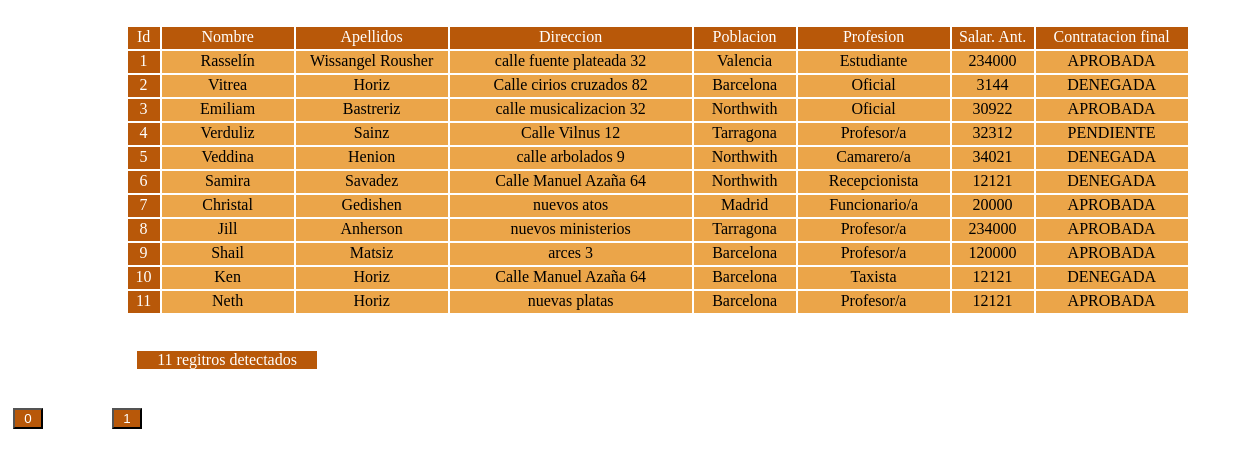
The page /006_Paginacion/indexCRUD.php on the database its author committed.
### tables this page shows
CREATE TABLE `contactos_empresa` (
  `ID` int(3) NOT NULL,
  `NOMBRE` varchar(30) DEFAULT NULL,
  `APELLIDOS` varchar(50) DEFAULT NULL,
  `DIRECCION` varchar(50) DEFAULT NULL,
  `POBLACION` varchar(20) DEFAULT NULL,
  `PROFESION` varchar(30) DEFAULT NULL,
  `SALAR_ANT` int(6) DEFAULT NULL,
  `CONTRATACION` varchar(20) NOT NULL
);

### 005_Login/conexionPHP.php (called while the page is built, shortened)
<?php
class ConexionPHP
{
    private static $BD_tablaEmpleados="contactos_empresa";
    public static function getBD_TablaEmpleados()
    {
        return self::$BD_tablaEmpleados;
    }
}

### 006_Paginacion/indexCRUD.php (the view, shortened to what this page needs)
<!DOCTYPE html>
<html lang="en">
<head>
    <link rel="stylesheet" href="../006_Paginacion/estilosIndex.css">
</head>
<body>
    <?php
    include "../005_Login/conexionPHP.php";
    $base= ConexionPHP::getConexionEmpleados();
    $BD_tabla=ConexionPHP::getBD_TablaEmpleados();
    $tamPagina=15;
    if(isset($_GET["cargaPagina"]))
        {
            $paginaInicial=($_GET["cargaPagina"])* $tamPagina;
            $_GET["enviar"]=true;
        }
    else
        {
            $paginaInicial=0;
        }
    $conexion=$base->query("SELECT * FROM $BD_tabla LIMIT  $paginaInicial,$tamPagina");
    $registro=$conexion->fetchAll(PDO::FETCH_OBJ);
    $filasSQL=$base->query("SELECT * FROM $BD_tabla")->rowCount();
    ?>
        <table id="tablaPaginacion">
            <tr class="cabecera">
                <td class="cajaT">Id</td>
                <td class="cajaT">Nombre</td>
                <td class="cajaT">Apellidos</td>
                <td class="cajaT">Direccion</td>
                <td class="cajaT">Poblacion</td>
                <td class="cajaT">Profesion</td>
                <td class="cajaT">Salar. Ant.</td>
                <td class="cajaT">Contratacion final</td>
            </tr>
            <?php
                foreach($registro as $persona):
            ?>
            <tr class="cabecera">
                <td class="cajaID"><?php echo($persona->ID);?></td>
                <td class="caja"><?php echo($persona->NOMBRE);?></td>
                <td class="caja"><?php echo($persona->APELLIDOS);?></td>
                <td class="caja"><?php echo($persona->DIRECCION);?></td>
                <td class="caja"><?php echo($persona->POBLACION);?></td>
                <td class="caja"><?php echo($persona->PROFESION);?></td>
                <td class="caja"><?php echo($persona->SALAR_ANT);?></td>
                <td class="caja"><?php echo($persona->CONTRATACION);?></td>
            </tr>
            <?php
                endforeach;
            ?>
        </table>
        <?php
                echo "<br><br>";
                $filasSQLBoton=$filasSQL/$tamPagina;
                echo "<div class='mencion'>".$filasSQL." regitros detectados</div>";
                echo"<br><br>";
                echo"<form method='GET'><table style='width:200px;'><tr>";
                for($i=0;$i<(round($filasSQLBoton,0,PHP_ROUND_HALF_UP)+1);$i++)
                {
                    echo"<td><input
                            type='submit' class='accionamientos'
                            name='cargaPagina'
                            value='$i'
                            style='width: 30px;
                                   heigth: 4px;
                                   margin-left: 10px;
                                   color: white;
                                   background-color: rgb(184, 88, 9);
                                   .
                                   text-align: center
                            '></td>";
                }
                echo "</tr></table></form>";
        ?>
</body>
</html>

### 006_Paginacion/estilosIndex.css (style rules this page uses)
* { margin-top: 0px; margin-left: 0px; margin-right: 0px; margin-bottom: 0px; }
#tablaPaginacion { position: relative; margin-top: 25px; margin-left: 10%; width: 1116px; height: 100px; }
.cajaT { background-color: rgb(184, 88, 9); text-align: center; color: rgb(255, 255, 255); float: left; width: 150px; height: 20px; margin-left: 1px; margin-right: 1px; }
.cajaT:nth-child(1) { width: 30px; }
.cajaT:nth-child(2) { width: 130px; }
.cajaT:nth-child(4) { width: 240px; }
.cajaT:nth-child(5) { width: 100px; }
.cajaT:nth-child(7) { width: 80px; }
.caja { float: left; background-color:rgb(235, 165, 73); text-align: center; width: 150px; height: 20px; margin-left: 1px; margin-right: 1px; }
.caja:nth-child(2) { width: 130px; }
.caja:nth-child(4) { width: 240px; }
.caja:nth-child(5) { width: 100px; }
.caja:nth-child(7) { width: 80px; }
.cajaID { float: left; background-color: rgb(184, 88, 9); text-align: center; color: rgb(255, 255, 255); width: 30px; height: 20px; margin-left: 1px; margin-right: 1px; }
.mencion { background-color: rgb(184, 88, 9); width: 180px; margin-left: 11%; text-align: center; margin-bottom: 0px; color: rgb(255, 255, 255); }

### rows shown on the page
contactos_empresa: ID "1", NOMBRE "Rasselín", APELLIDOS "Wissangel Rousher", DIRECCION "calle fuente plateada 32", POBLACION "Valencia", PROFESION "Estudiante", SALAR_ANT "234000", CONTRATACION "APROBADA"
contactos_empresa: ID "2", NOMBRE "Vitrea", APELLIDOS "Horiz", DIRECCION "Calle cirios cruzados 82", POBLACION "Barcelona", PROFESION "Oficial", SALAR_ANT "3144", CONTRATACION "DENEGADA"
contactos_empresa: ID "3", NOMBRE "Emiliam", APELLIDOS "Bastreriz", DIRECCION "calle musicalizacion 32", POBLACION "Northwith", PROFESION "Oficial", SALAR_ANT "30922", CONTRATACION "APROBADA"
contactos_empresa: ID "4", NOMBRE "Verduliz", APELLIDOS "Sainz", DIRECCION "Calle Vilnus 12", POBLACION "Tarragona", PROFESION "Profesor/a", SALAR_ANT "32312", CONTRATACION "PENDIENTE"
contactos_empresa: ID "5", NOMBRE "Veddina", APELLIDOS "Henion", DIRECCION "calle arbolados 9", POBLACION "Northwith", PROFESION "Camarero/a", SALAR_ANT "34021", CONTRATACION "DENEGADA"
contactos_empresa: ID "6", NOMBRE "Samira", APELLIDOS "Savadez", DIRECCION "Calle Manuel Azaña 64", POBLACION "Northwith", PROFESION "Recepcionista", SALAR_ANT "12121", CONTRATACION "DENEGADA"
contactos_empresa: ID "7", NOMBRE "Christal", APELLIDOS "Gedishen", DIRECCION "nuevos atos", POBLACION "Madrid", PROFESION "Funcionario/a", SALAR_ANT "20000", CONTRATACION "APROBADA"
contactos_empresa: ID "8", NOMBRE "Jill", APELLIDOS "Anherson", DIRECCION "nuevos ministerios", POBLACION "Tarragona", PROFESION "Profesor/a", SALAR_ANT "234000", CONTRATACION "APROBADA"
contactos_empresa: ID "9", NOMBRE "Shail", APELLIDOS "Matsiz", DIRECCION "arces 3", POBLACION "Barcelona", PROFESION "Profesor/a", SALAR_ANT "120000", CONTRATACION "APROBADA"
contactos_empresa: ID "10", NOMBRE "Ken", APELLIDOS "Horiz", DIRECCION "Calle Manuel Azaña 64", POBLACION "Barcelona", PROFESION "Taxista", SALAR_ANT "12121", CONTRATACION "DENEGADA"
contactos_empresa: ID "11", NOMBRE "Neth", APELLIDOS "Horiz", DIRECCION "nuevas platas", POBLACION "Barcelona", PROFESION "Profesor/a", SALAR_ANT "12121", CONTRATACION "APROBADA"

### other values the page prints
$filasSQL "11"
